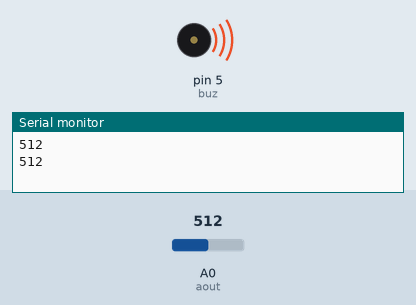
A sketch run on a simulated Arduino Uno, built with avr-gcc and run on an emulated ATmega328P. Parts: buzzer (waves = sounding, pin HIGH), the last lines printed to the serial monitor. Inputs (shaded band) come from the test bench; at power-on: A0 (aout) = 512.

Above: at 4.3 s.
4.4 s: A0 (aout) set to 90
At 7.6 s:
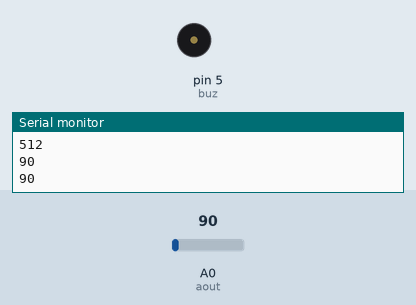
8.9 s: A0 (aout) set to 108
At 9.6 s:
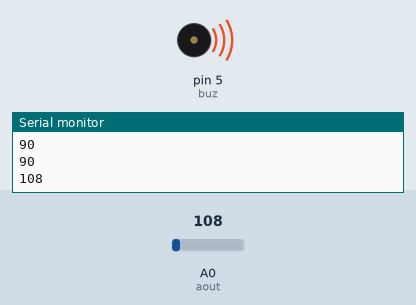
17.5 s: A0 (aout) set to 0
At 19.6 s:
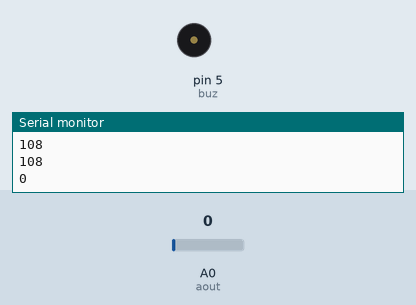
22.0 s: A0 (aout) set to 110
At 23.2 s:
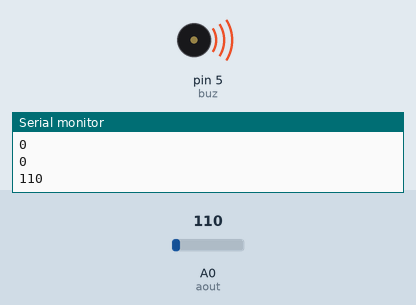
Timing chart, 0 to 30.5 s (numbered marks = the images above; inputs shaded):
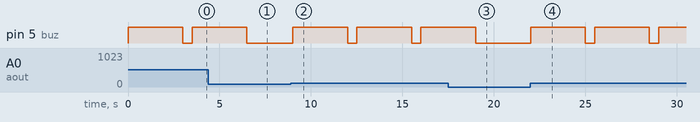

The sketch:

punto_20.ino
```cpp
//punto 20
int aout = A0; //Nombre de los pines
int buz = 5;
int valor; //Variable sin asignación
void setup() {
  pinMode(buz, OUTPUT); //Se inicializa el pin para que saque información
  Serial.begin(9600); //Se inicializa el monitor serial para mostrar información

}

void loop() {
  valor = analogRead(aout); //El valor de la variable será la información análoga que lea del pin
  Serial.println(valor);

  if (valor > 100) { //Condición: Si la información de la variable es mayor a 100
    digitalWrite(buz, HIGH); //El pin escribe una señal PWN de 1
    delay(3000); //Espera 3seg.
    digitalWrite(buz, LOW); //El pin escribe una señal PWN de 0
  }
  delay(500); //Espera medio segundo para repetir el bucle
}
//Prueba física: https://youtu.be/L6VJNndTF_o
```

Measured:
- the behaviour switches between 100 and 101 on A0 (aout) (found by bisection; images 1 and 2)
- after the input at 4.4 s, pin 5 (buz): goes on until 6.5 s, then stays LOW
- after the input at 8.9 s, pin 5 (buz): alternates HIGH for 3.0 s and LOW for 0.50 s, starting after 0.10 s
- after the input at 17.5 s, pin 5 (buz): goes on until 19.0 s, then stays LOW
- after the input at 22.0 s, pin 5 (buz): alternates HIGH for 3.0 s and LOW for 0.50 s, starting at once
